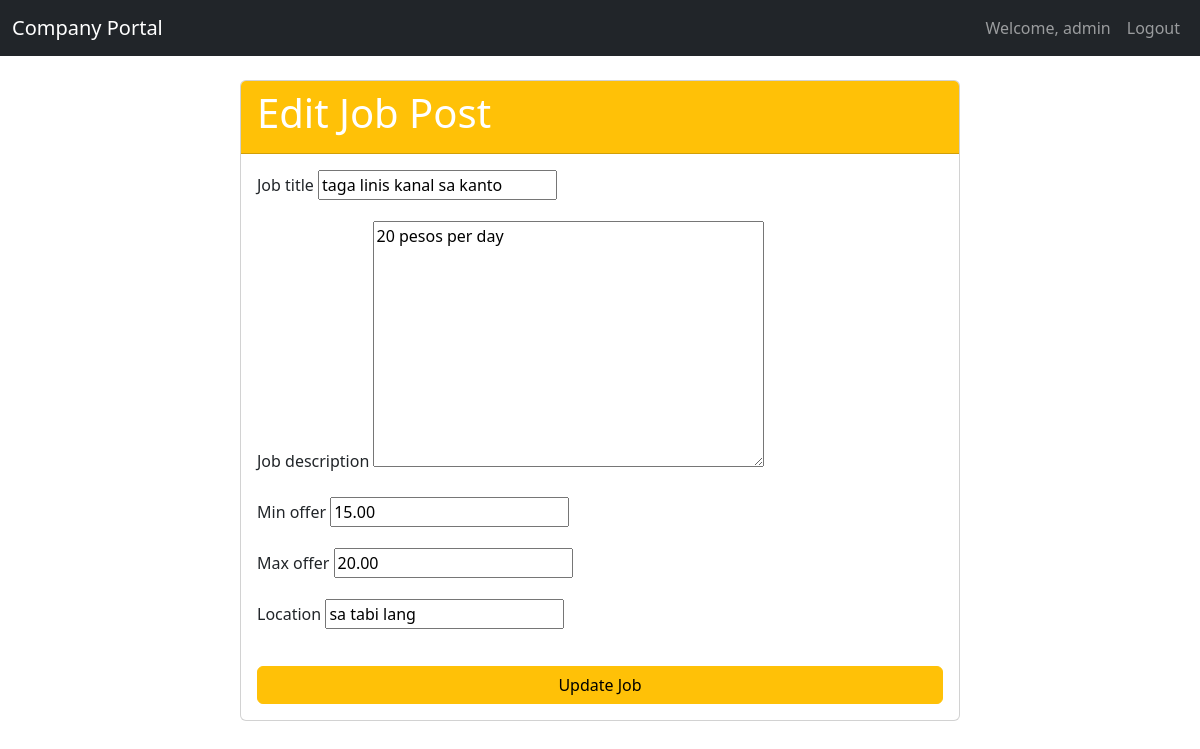
/job/1/update/ (signed in), run on the app's committed database.
### accounts/models.py (models this page shows, shortened)
class CustomUser(AbstractBaseUser, PermissionsMixin):
    first_name = models.CharField(max_length=30)
    last_name = models.CharField(max_length=30)
    username = models.CharField(max_length=150, unique=True)
    email = models.EmailField(unique=True)
    phone_number = models.CharField(max_length=15, blank=True, null=True)
    joined_date = models.DateTimeField(default=timezone.now)
    is_active = models.BooleanField(default=True)
    is_staff = models.BooleanField(default=False)
    is_admin = models.BooleanField(default=False)
    objects = CustomUserManager()
    USERNAME_FIELD = 'username'
    REQUIRED_FIELDS = ['email']

### jobs/models.py (models this page shows, shortened)
class JobOpening(models.Model):
    job_title = models.CharField(max_length=200)
    job_description = models.TextField()
    min_offer = models.DecimalField(max_digits=10, decimal_places=2)
    max_offer = models.DecimalField(max_digits=10, decimal_places=2)
    location = models.CharField(max_length=100)

### jobs/views.py (the view, shortened to what this page needs)
# urls.py: path('job/<int:pk>/update/', JobUpdateView.as_view(), name='job_update'),
class JobUpdateView(UpdateView):
    model = JobOpening
    fields = ['job_title', 'job_description', 'min_offer', 'max_offer', 'location']
    template_name = 'jobs/job_form.html'
    success_url = reverse_lazy('job_list')
    def get_object(self, queryset=None):
        obj = super().get_object(queryset)
        if not self.request.user.is_admin:
            messages.error(self.request, "You are not authorized to edit this job post.")
            return redirect('job_list')
        return obj

### jobs/templates/jobs/job_form.html (shortened to what this page needs)
{% extends "base.html" %}
{% block content %}
<div class="container mt-4">
    <div class="row justify-content-center">
        <div class="col-md-8">
            <div class="card">
                <div class="card-header bg-warning text-white">
                    <h1 class="card-title">Edit Job Post</h1>
                </div>
                <div class="card-body">
                    <form method="post">
                        {% for field in form %}
                            <div class="form-group mb-3">
                                <label for="{{ field.id_for_label }}" class="form-label">{{ field.label }}</label>
                                {{ field }}
                            </div>
                        {% endfor %}
                        <div class="d-grid gap-2">
                            <button type="submit" class="btn btn-warning mt-3">Update Job</button>
                        </div>
                    </form>
                </div>
            </div>
        </div>
    </div>
</div>
{% endblock %}

### templates/base.html (shortened to what this page needs)
{% load static %}
<!doctype html>
<html lang="en">
<head>
    <link href="{% static 'bootstrap/css/bootstrap.min.css' %}" rel="stylesheet">
</head>
<body>
    <nav class="navbar navbar-expand-lg navbar-dark bg-dark">
        <div class="container-fluid">
            <a class="navbar-brand" href="{% url 'job_list' %}">Company Portal</a>
            <div class="collapse navbar-collapse" id="navbarNav">
                <ul class="navbar-nav ms-auto">
                    {% if user.is_authenticated %}
                        <li class="nav-item">
                            <a class="nav-link" href="#">Welcome, {{ user.username }}</a>
                        </li>
                        <li class="nav-item">
                            <a class="nav-link" href="{% url 'admin:logout' %}">Logout</a>
                        </li>
                    {% endif %}
                </ul>
            </div>
        </div>
    </nav>
    <div class="container mt-4">
        {% block content %}
        {% endblock %}
    </div>
</body>
</html>

### data on the page
CustomUser: username "admin"
JobOpening: form "taga linis kanal sa kanto" "20 pesos per day" "15.00" "20.00" "sa tabi lang"

### other printed values
{{ field.label }} "Job title" "Job description" "Min offer" "Max offer" "Location"
